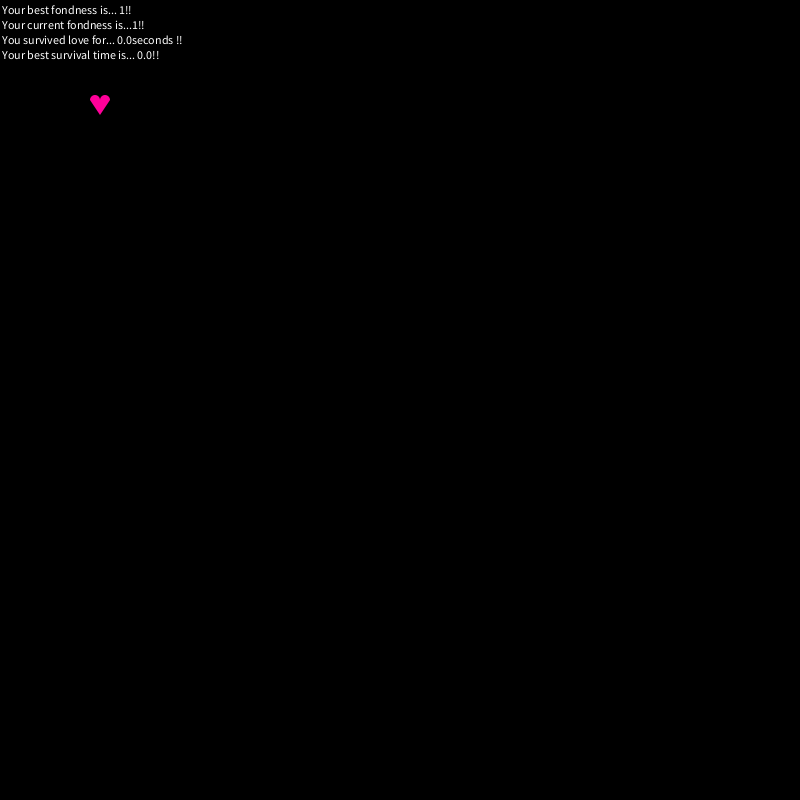
Frame 1 (no input)
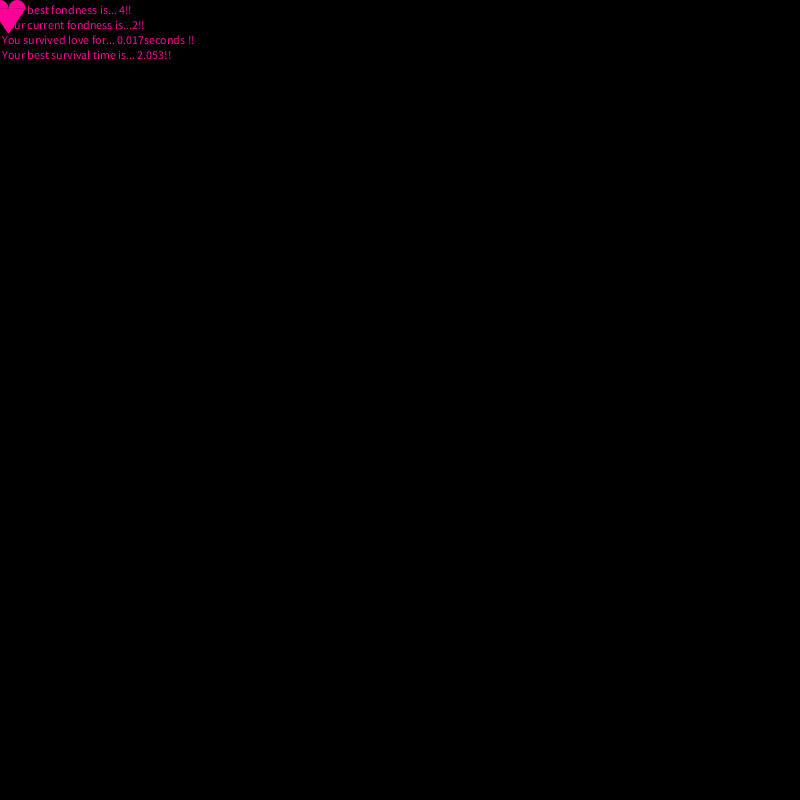
Frame 60 (the mouse pressed at the canvas centre just before this capture)
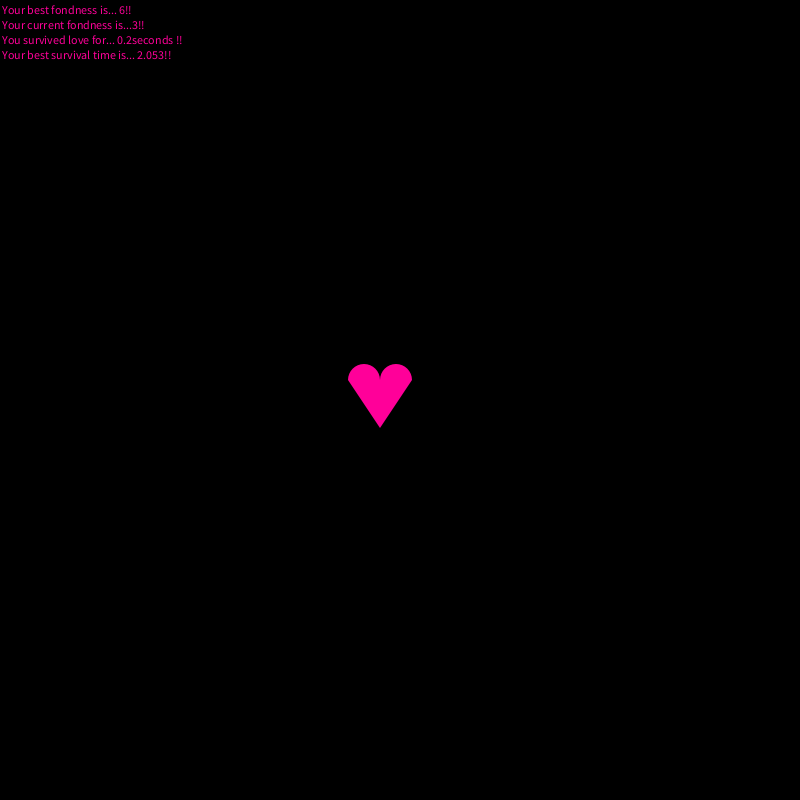
Frame 120 (the mouse held since frame 60 and released just before this capture)

The Processing sketch that drew these frames (run headless with seeded random() and noise(); from frame 60 on, the mouse is pressed at the canvas centre):

// Processing sketch: processing_132678
// ── processing_132678.pde

Heart myHeart;

boolean hit = false;
float maxFondness = 0;
float maxTime = 0;

void setup() {
  size(800, 800);
  myHeart = new Heart(new PVector(100, 100), 1);
}

void draw() {
  background (#000000);
  if (myHeart.getFondness() > maxFondness) {
    maxFondness = myHeart.getFondness();
  }
  if (myHeart.getTime() > maxTime) {
    maxTime = myHeart.getTime();
  }
  text ("\n" + "Your best fondness is... " + round(maxFondness) + "!!", 2, 0);
  text ("\n" + "Your current fondness is..." + round(myHeart.getFondness()) + "!!", 2, 15);
  text ("\n" + "You survived love for... " + (myHeart.getTime()/1000) + "seconds !!", 2, 30);
  text ("\n" + "Your best survival time is... " + (maxTime/1000) + "!!", 2, 45);
  myHeart.display();
  if (absent(myHeart)) {
    hit = false;
    myHeart.growFonder(new PVector(mouseX, mouseY));
    if (round(myHeart.getFondness()) > round(myHeart.getFMax())) {
      myHeart.fMax = myHeart.getFondness();
    }
  }
  else {

    hit = true;
    myHeart.growColder(new PVector(mouseX, mouseY));
    text ("\n" + "Your best fondness is... " + round(myHeart.getFMax()) + "!!", 0, 0);
    text ("\n" + "You survived love for... " + (myHeart.getTime()/1000) + "seconds !!", 0, 25);
    myHeart.resetTimer();
  }
}

boolean absent(Heart toCheck) {
  if (!toCheck.containsPoint(new PVector(mouseX, mouseY))) {
    return true;
  }
  else {
    return false;
  }
}

class Heart {
  PVector center;
  float fondness;
  float fMax = 0;
  float time = 0;
  float loveInterestTime = 0;

  public Heart() {
    this.center = new PVector(0, 0);
    this.fondness = 1;
  }

  public Heart(PVector newCenter, int newFondness) {
    this.center = newCenter;
    this.fondness = newFondness;
  }

  PVector getCenter() {
    return this.center;
  }

  float getFMax() {
    return this.fMax;
  }

  float getTime() {
    return this.loveInterestTime;
  }

  float getFondness() {
    return this.fondness;
  }

  void runTimer() {
    this.loveInterestTime = millis() - this.time;
  }

  void resetTimer() {
    this.time = millis();
  }

  boolean containsPoint(PVector toCheck) {
    //Triangle
    //println("toCheck" + toCheck);
    //println("getCenter" + this.getCenter());
    //println("Hello World");
    float x = abs(this.getCenter().x - toCheck.x);
    float y = toCheck.y - this.getCenter().y;
    //print("y = " + y + "! x = " + x);
    if (x >= 0 && x <= 10*this.getFondness() && y >= 0 && y <= -1.5*x+15*this.getFondness()) {
      return true;
    }

    //Arc 1

    if (y<=0 && pow(x-5*getFondness(), 2)+y*y<=(5*this.getFondness())*(5*this.getFondness())) {
      return true;
    }


    return false;
  }



  void growFonder(PVector location) {
    this.fondness = this.fondness + .1;
    float diffX = .05 * (location.x - this.getCenter().x);
    float diffY = .05 * (location.y - this.getCenter().y);
    this.center.x += diffX;
    this.center.y += diffY;
    this.runTimer();
  }

  void growColder(PVector location) {
    this.fondness = this.fondness - .1;
    if (this.getFondness() >= 2) {
      this.fondness = 2;
    }
  }



  void display() {
    pushMatrix();
    translate(this.getCenter().x, this.getCenter().y);
    fill(#FF0099);
    noStroke();
    arc(0-(5*this.fondness), 0, 10*this.getFondness(), 10*this.getFondness(), PI, 2*PI, OPEN);
    arc(5*this.getFondness(), 0, 10*this.getFondness(), 10*this.getFondness(), PI, 2*PI, OPEN);
    triangle(0-(10*this.getFondness()), 0, 10*this.getFondness(), 0, 0, 15*this.getFondness());
    popMatrix();
  }
}
